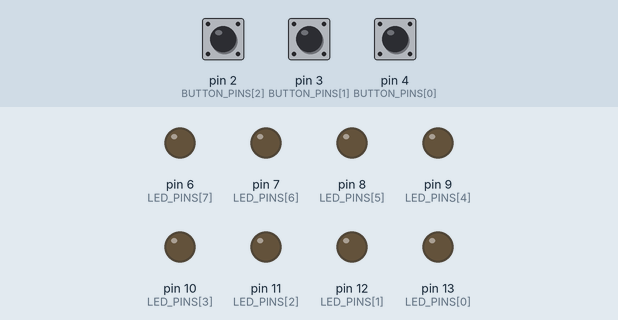
This sketch was run on a simulated Arduino Uno, built with avr-gcc and run on an emulated ATmega328P. Parts: output pins drawn as LEDs (lit = HIGH). Inputs (shaded band) come from the test bench; at power-on: pin 2 (BUTTON_PINS[2]) LOW, pin 3 (BUTTON_PINS[1]) LOW, pin 4 (BUTTON_PINS[0]) LOW.

Above: at 1.2 s.
1.3 s: pin 2 (BUTTON_PINS[2]) pulled HIGH for 0.15 s
At 1.8 s:
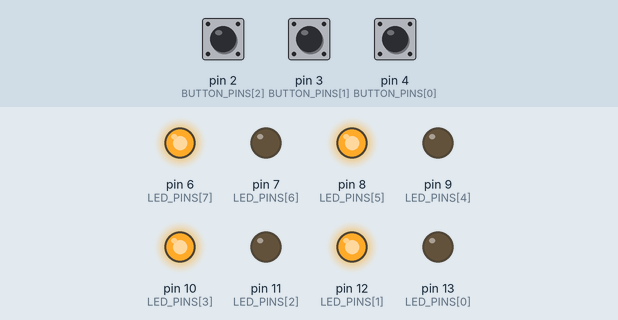
2.9 s: pin 3 (BUTTON_PINS[1]) pulled HIGH for 0.15 s
At 4.1 s:
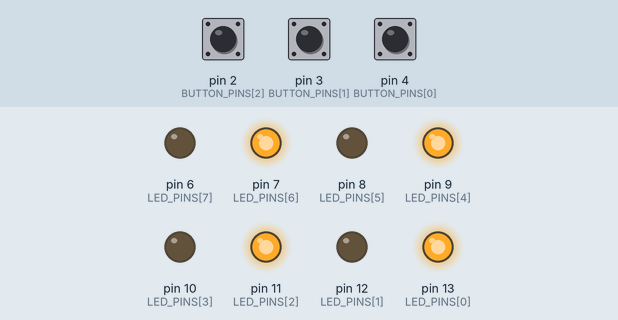
4.5 s: pin 2 (BUTTON_PINS[2]) pulled HIGH for 1 s
At 5.5 s:
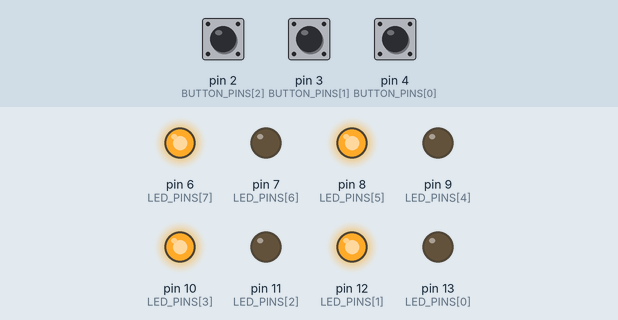
7.0 s: pin 2 (BUTTON_PINS[2]) pulled HIGH for 3.2 s
At 7.4 s:
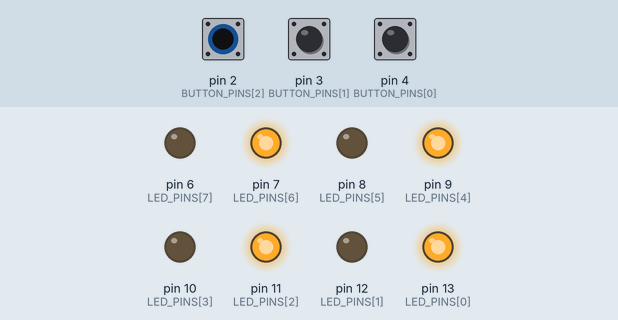
Timing chart, 0 to 10.0 s (numbered marks = the images above; inputs shaded):
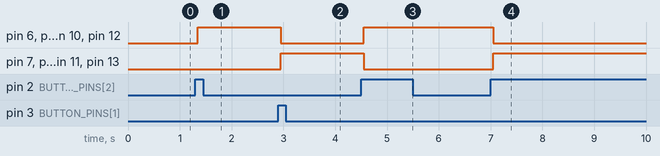

The sketch:

sketch.ino
```cpp
// Bài 1.3: 8 LED chẵn/lẻ điều khiển bằng 3 nút bấm – Arduino Uno
// Mạch (đọc từ ảnh Tinkercad, LED và nút đếm từ trái sang phải):
//   LED 1 vàng      : chân dương -> chân 13, chân âm -> GND
//   LED 2 xanh dương: chân dương -> chân 12, chân âm -> GND
//   LED 3 xanh lá   : chân dương -> chân 11, chân âm -> GND
//   LED 4 vàng      : chân dương -> chân 10, chân âm -> GND
//   LED 5 cam       : chân dương -> chân 9,  chân âm -> GND
//   LED 6 trắng     : chân dương -> chân 8,  chân âm -> GND
//   LED 7 xanh lá   : chân dương -> chân 7,  chân âm -> GND
//   LED 8 xanh dương: chân dương -> chân 6,  chân âm -> GND
//   (mạch thật: mỗi LED thêm điện trở 220Ω nối tiếp)
//   Nút 1 -> chân 4, Nút 2 -> chân 3, Nút 3 -> chân 2
//   Mỗi nút: một chân -> 5V, chân kia -> chân Arduino và qua điện trở kéo xuống -> GND
//   => nhả = LOW, nhấn = HIGH
//
// Hoạt động (LED lẻ = LED 1, 3, 5, 7; LED chẵn = LED 2, 4, 6, 8 – trùng với số chân 13, 11, 9, 7 lẻ
// và 12, 10, 8, 6 chẵn):
//   Nút 1: LED chẵn sáng, LED lẻ tắt
//   Nút 2: LED lẻ sáng, LED chẵn tắt
//   Nút 3: đảo – chẵn đang sáng thì sang lẻ, lẻ đang sáng thì sang chẵn
//          (lúc mới bật nguồn mọi LED tắt, nhấn nút 3 thì chẵn sáng trước)

// ===== Thông số chỉnh được =====
const uint8_t LED_PINS[]    = {13, 12, 11, 10, 9, 8, 7, 6};  // trái -> phải
const uint8_t BUTTON_PINS[] = {4, 3, 2};                     // nút 1, 2, 3
const unsigned long DEBOUNCE_MS = 50;                        // thời gian lọc nhiễu nút bấm
const int PRESSED = HIGH;   // nút có điện trở kéo xuống GND (như ảnh). Nếu nút nối chân <-> GND
                            // và không có điện trở thì đổi thành LOW (tự dùng INPUT_PULLUP)

const uint8_t LED_COUNT    = sizeof(LED_PINS) / sizeof(LED_PINS[0]);
const uint8_t BUTTON_COUNT = sizeof(BUTTON_PINS) / sizeof(BUTTON_PINS[0]);

// Chế độ đèn
const uint8_t TAT_HET = 0;
const uint8_t CHAN    = 1;   // LED chẵn sáng
const uint8_t LE      = 2;   // LED lẻ sáng

uint8_t mode = TAT_HET;
int  lastReading[BUTTON_COUNT];              // giá trị đọc thô lần trước
int  stableState[BUTTON_COUNT];              // trạng thái nút đã lọc nhiễu
unsigned long lastChangeMs[BUTTON_COUNT];    // thời điểm tín hiệu thô đổi gần nhất

// LED thứ i (đếm từ 0) là LED số i + 1: i lẻ -> LED chẵn
bool ledOnIn(uint8_t m, uint8_t i) {
  bool chan = (i % 2 == 1);
  if (m == CHAN) return chan;
  if (m == LE)   return !chan;
  return false;
}

void showMode() {
  for (uint8_t i = 0; i < LED_COUNT; i++)
    digitalWrite(LED_PINS[i], ledOnIn(mode, i) ? HIGH : LOW);
}

// Xử lý khoảnh khắc nhấn xuống của nút thứ b (0 = nút 1)
void onPress(uint8_t b) {
  if (b == 0)      mode = CHAN;
  else if (b == 1) mode = LE;
  else             mode = (mode == CHAN) ? LE : CHAN;
  showMode();
}

void setup() {
  for (uint8_t i = 0; i < LED_COUNT; i++) pinMode(LED_PINS[i], OUTPUT);
  for (uint8_t b = 0; b < BUTTON_COUNT; b++) {
    pinMode(BUTTON_PINS[b], PRESSED == HIGH ? INPUT : INPUT_PULLUP);
    lastReading[b] = stableState[b] = (PRESSED == HIGH) ? LOW : HIGH;   // coi như đang nhả
    lastChangeMs[b] = 0;
  }
  showMode();
}

void loop() {
  unsigned long now = millis();
  for (uint8_t b = 0; b < BUTTON_COUNT; b++) {
    int reading = digitalRead(BUTTON_PINS[b]);

    // Tín hiệu vừa thay đổi -> bắt đầu đếm lại thời gian chờ ổn định
    if (reading != lastReading[b]) {
      lastChangeMs[b] = now;
      lastReading[b] = reading;
    }

    // Tín hiệu đã ổn định đủ lâu và khác trạng thái cũ -> chấp nhận thay đổi
    if ((now - lastChangeMs[b]) > DEBOUNCE_MS && reading != stableState[b]) {
      stableState[b] = reading;
      if (stableState[b] == PRESSED) onPress(b);   // chỉ tính lúc nhấn, bỏ qua lúc nhả
    }
  }
}
```

Measured:
- after the input at 1.3 s, pin 6 (LED_PINS[7]), pin 8 (LED_PINS[5]), pin 10 (LED_PINS[3]), pin 12 (LED_PINS[1]): LOW → HIGH after 0.05 s
- after the input at 2.9 s, pin 6 (LED_PINS[7]), pin 8 (LED_PINS[5]), pin 10 (LED_PINS[3]), pin 12 (LED_PINS[1]): HIGH → LOW after 0.05 s; pin 7 (LED_PINS[6]), pin 9 (LED_PINS[4]), pin 11 (LED_PINS[2]), pin 13 (LED_PINS[0]): LOW → HIGH after 0.05 s
- after the input at 4.5 s, pin 6 (LED_PINS[7]), pin 8 (LED_PINS[5]), pin 10 (LED_PINS[3]), pin 12 (LED_PINS[1]): LOW → HIGH after 0.05 s; pin 7 (LED_PINS[6]), pin 9 (LED_PINS[4]), pin 11 (LED_PINS[2]), pin 13 (LED_PINS[0]): HIGH → LOW after 0.05 s
- after the input at 7.0 s, pin 6 (LED_PINS[7]), pin 8 (LED_PINS[5]), pin 10 (LED_PINS[3]), pin 12 (LED_PINS[1]): HIGH → LOW after 0.05 s; pin 7 (LED_PINS[6]), pin 9 (LED_PINS[4]), pin 11 (LED_PINS[2]), pin 13 (LED_PINS[0]): LOW → HIGH after 0.05 s
